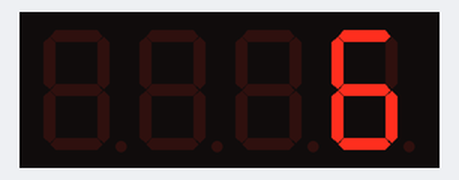
This sketch was run on a simulated Arduino Uno, built with avr-gcc and run on an emulated ATmega328P. Parts: 4-digit seven-segment display. Wiring (inferred from the names in the program): 4-digit 7-segment display, segments lit when HIGH: segments A0, A1, A2, pin 2, pin 4, pin 7, pin 8, pin 13; digit selects pin 5, pin 6, pin 9, pin 10. The segment pins are drawn as the display they are named for; what the sketch prints to the serial monitor is not drawn.

Above: at 0.1 s.
At 1.1 s:
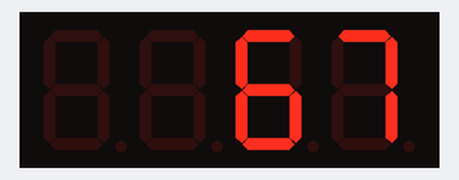
At 2.1 s:
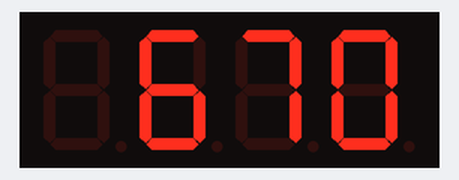
At 3.1 s:
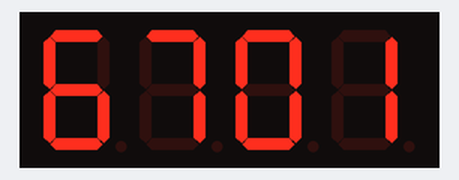
At 5.2 s:
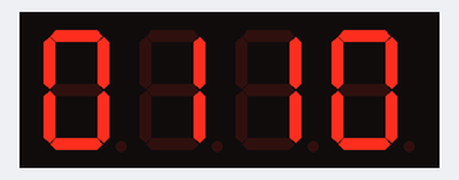
At 7.2 s:
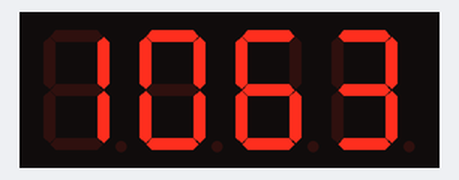

Measured:
- what the display in image 0 shows lasts 1.1 s, from 0.0 s to 1.1 s

The sketch:

10.ino
```cpp
int segmentA = A0;
int segmentB = A1;
int segmentC = A2;
int segmentD = 2;
int segmentE = 4;
int segmentF = 7;
int segmentG = 8;
int segmentDP = 13;

int digit1 = 5;
int digit2 = 6;
int digit3 = 9;
int digit4 = 10;

int num[][4] = {
  { 10, 10, 10, 6 },
  { 10, 10, 6, 7 },
  { 10, 6, 7, 0 },
  { 6, 7, 0, 1 },
  { 7, 0, 1, 1 },
  { 0, 1, 1, 0 },
  { 1, 1, 0, 6 },
  { 1, 0, 6, 3 },
  { 0, 6, 3, 10 },
  { 6, 3, 10, 10 },
  { 3, 10, 10, 10 },
  { 10, 10, 10, 10 },
};

int frame = 0;
int time = 0;

void setup() {
  pinMode(segmentA, OUTPUT);
  pinMode(segmentB, OUTPUT);
  pinMode(segmentC, OUTPUT);
  pinMode(segmentD, OUTPUT);
  pinMode(segmentE, OUTPUT);
  pinMode(segmentF, OUTPUT);
  pinMode(segmentG, OUTPUT);
  pinMode(segmentDP, OUTPUT);
  pinMode(digit1, OUTPUT);
  pinMode(digit2, OUTPUT);
  pinMode(digit3, OUTPUT);
  pinMode(digit4, OUTPUT);
  Serial.begin(9600);
}

void loop() {
  displayNumber(frame);

  if (millis() - time > 1000) {
    frame++;
    if (frame > 11)
      frame = 0;
    time = millis();
  }
}

void displayNumber(int f) {
  for (int digit = 1; digit <= 4; digit++) {
    switch (digit) {
      case 1:
        digitalWrite(digit1, HIGH);
        break;
      case 2:
        digitalWrite(digit2, HIGH);
        break;
      case 3:
        digitalWrite(digit3, HIGH);
        break;
      case 4:
        digitalWrite(digit4, HIGH);
        break;
    }
    displaySegment(num[f][digit - 1]);  // แสดงผลบน 7-Segment ขนาด 1 หลัก
    Serial.println(f);                  // printout which frame is rendering
    delay(1);                           // หน่วงเวลา 1 ms
    digitalWrite(digit1, LOW);
    digitalWrite(digit2, LOW);
    digitalWrite(digit3, LOW);
    digitalWrite(digit4, LOW);
  }
}

void displaySegment(int numberToDisplay) {
  switch (numberToDisplay) {

    case 0:  // แสดงผลเลข 0
      digitalWrite(segmentA, HIGH);
      digitalWrite(segmentB, HIGH);
      digitalWrite(segmentC, HIGH);
      digitalWrite(segmentD, HIGH);
      digitalWrite(segmentE, HIGH);
      digitalWrite(segmentF, HIGH);
      digitalWrite(segmentG, LOW);
      break;
    case 1:  // แสดงผลเลข 1
      digitalWrite(segmentA, LOW);
      digitalWrite(segmentB, HIGH);
      digitalWrite(segmentC, HIGH);
      digitalWrite(segmentD, LOW);
      digitalWrite(segmentE, LOW);
      digitalWrite(segmentF, LOW);
      digitalWrite(segmentG, LOW);
      break;

    case 2:  // แสดงผลเลข 2
      digitalWrite(segmentA, HIGH);
      digitalWrite(segmentB, HIGH);
      digitalWrite(segmentC, LOW);
      digitalWrite(segmentD, HIGH);
      digitalWrite(segmentE, HIGH);
      digitalWrite(segmentF, LOW);
      digitalWrite(segmentG, HIGH);
      break;

    case 3:  // แสดงผลเลข 3
      digitalWrite(segmentA, HIGH);
      digitalWrite(segmentB, HIGH);
      digitalWrite(segmentC, HIGH);
      digitalWrite(segmentD, HIGH);
      digitalWrite(segmentE, LOW);
      digitalWrite(segmentF, LOW);
      digitalWrite(segmentG, HIGH);
      break;
    case 4:  // แสดงผลเลข 4
      digitalWrite(segmentA, LOW);
      digitalWrite(segmentB, HIGH);
      digitalWrite(segmentC, HIGH);
      digitalWrite(segmentD, LOW);
      digitalWrite(segmentE, LOW);
      digitalWrite(segmentF, HIGH);
      digitalWrite(segmentG, HIGH);
      break;
    case 5:  // แสดงผลเลข 5
      digitalWrite(segmentA, HIGH);
      digitalWrite(segmentB, LOW);
      digitalWrite(segmentC, HIGH);
      digitalWrite(segmentD, HIGH);
      digitalWrite(segmentE, LOW);
      digitalWrite(segmentF, HIGH);
      digitalWrite(segmentG, HIGH);
      break;
    case 6:  // แสดงผลเลข 6
      digitalWrite(segmentA, HIGH);
      digitalWrite(segmentB, LOW);
      digitalWrite(segmentC, HIGH);
      digitalWrite(segmentD, HIGH);
      digitalWrite(segmentE, HIGH);
      digitalWrite(segmentF, HIGH);
      digitalWrite(segmentG, HIGH);
      break;
    case 7:  // แสดงผลเลข 7
      digitalWrite(segmentA, HIGH);
      digitalWrite(segmentB, HIGH);
      digitalWrite(segmentC, HIGH);
      digitalWrite(segmentD, LOW);
      digitalWrite(segmentE, LOW);
      digitalWrite(segmentF, LOW);
      digitalWrite(segmentG, LOW);
      break;
    case 8:  // แสดงผลเลข 8
      digitalWrite(segmentA, HIGH);
      digitalWrite(segmentB, HIGH);
      digitalWrite(segmentC, HIGH);
      digitalWrite(segmentD, HIGH);
      digitalWrite(segmentE, HIGH);
      digitalWrite(segmentF, HIGH);
      digitalWrite(segmentG, HIGH);
      break;
    case 9:  // แสดงผลเลข 9
      digitalWrite(segmentA, HIGH);
      digitalWrite(segmentB, HIGH);
      digitalWrite(segmentC, HIGH);
      digitalWrite(segmentD, HIGH);
      digitalWrite(segmentE, LOW);
      digitalWrite(segmentF, HIGH);
      digitalWrite(segmentG, HIGH);
      break;
    case 10:  // แสดงผลเลข 0
      digitalWrite(segmentA, 0);
      digitalWrite(segmentB, 0);
      digitalWrite(segmentC, 0);
      digitalWrite(segmentD, 0);
      digitalWrite(segmentE, 0);
      digitalWrite(segmentF, 0);
      digitalWrite(segmentG, 0);
  }
}
```
